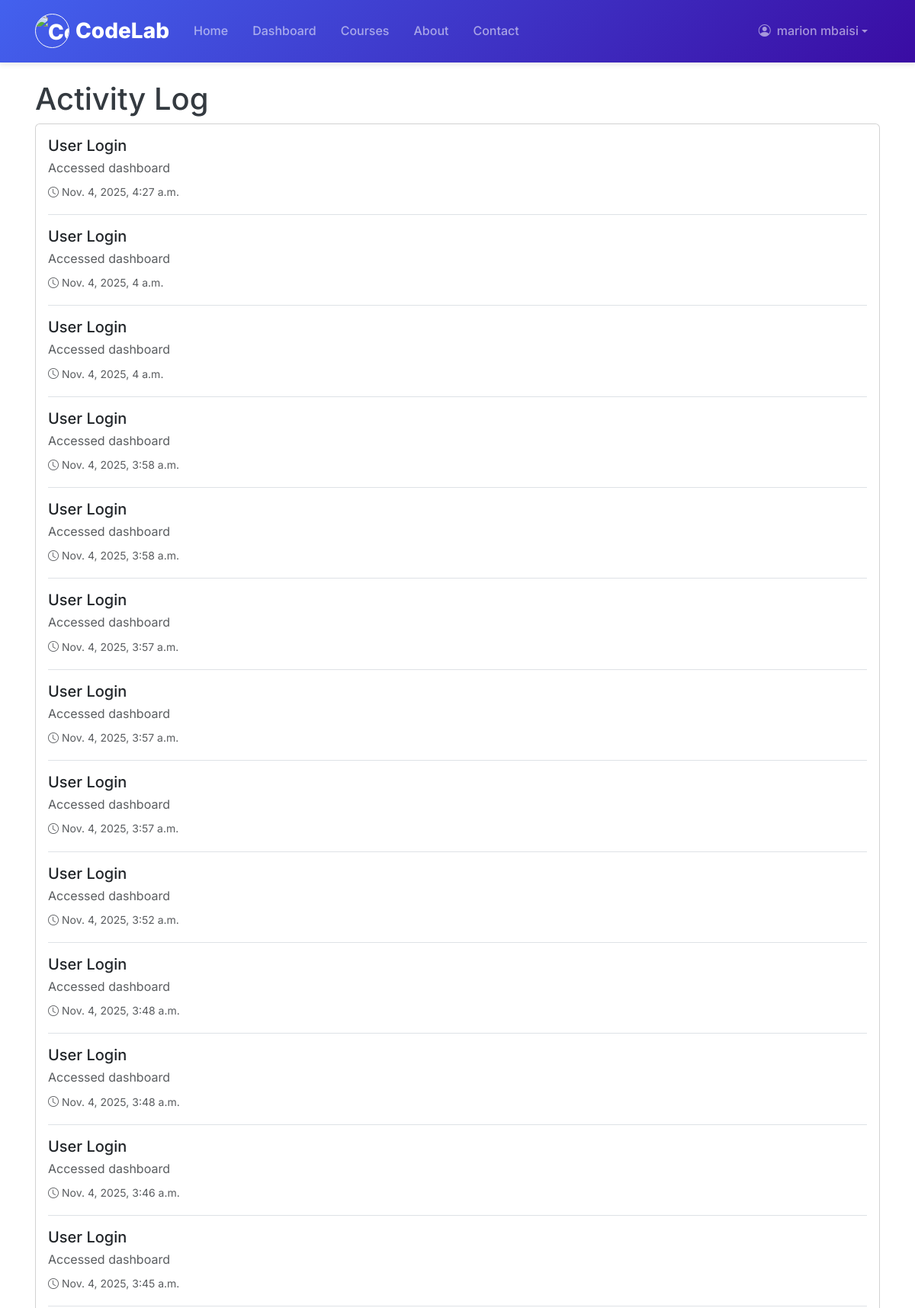
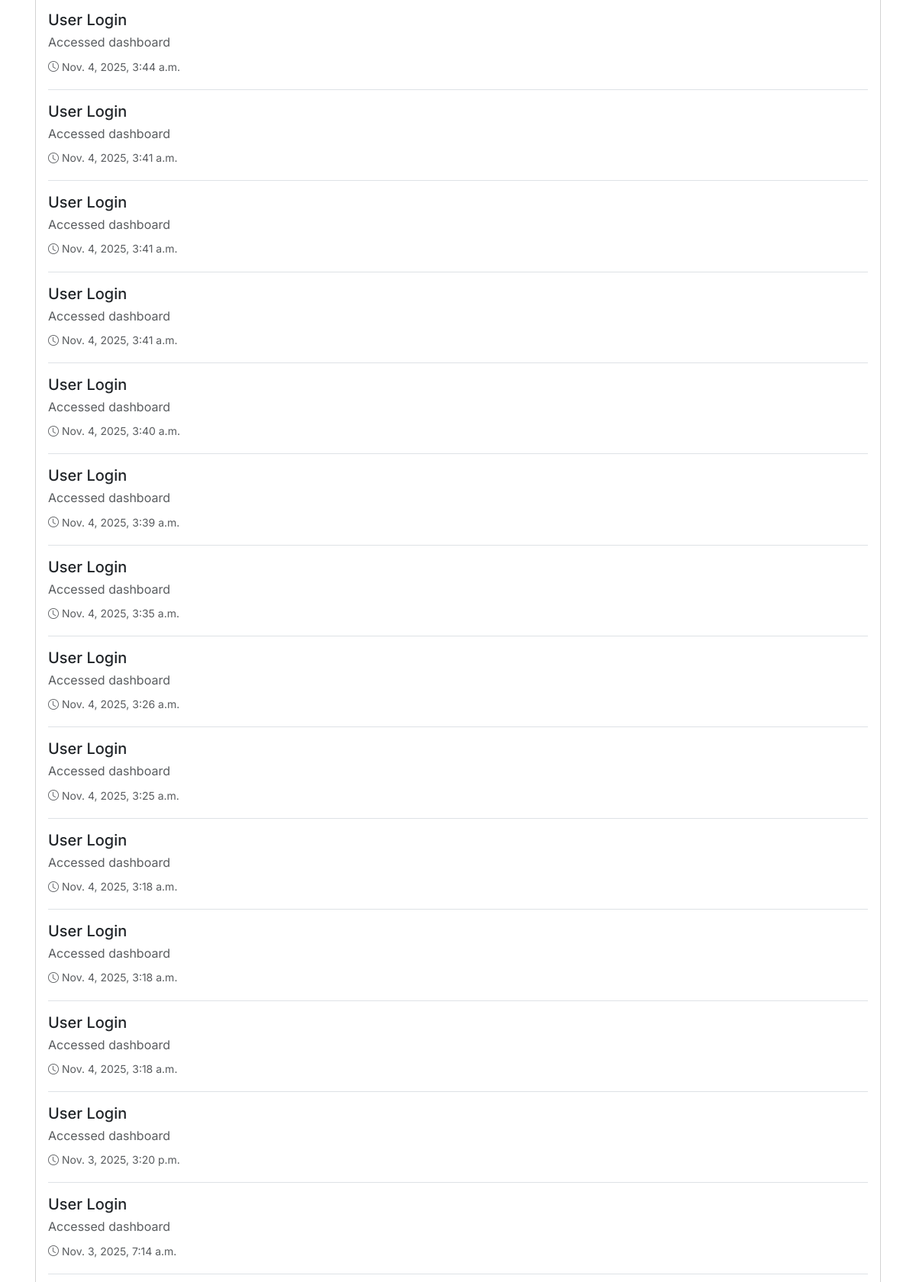
/users/activity-log/ (signed in, upper part), run on the app's committed database (2 pictures, top to bottom).
### users/models.py (models this page shows, shortened)
class UserActivity(models.Model):
    ACTION_CHOICES = [
        ('login', 'User Login'),
        ('logout', 'User Logout'),
        ('profile_update', 'Profile Updated'),
        ('password_change', 'Password Changed'),
        ('course_enroll', 'Course Enrolled'),
        ('course_complete', 'Course Completed'),
        ('certificate_download', 'Certificate Downloaded'),
    ]
    user = models.ForeignKey(User, on_delete=models.CASCADE)
    timestamp = models.DateTimeField(auto_now_add=True)
    action = models.CharField(max_length=50, choices=ACTION_CHOICES)
    details = models.TextField(blank=True)
    ip_address = models.GenericIPAddressField(null=True, blank=True)
    class Meta:
        verbose_name_plural = "User Activities"
        ordering = ['-timestamp']

### users/views.py (the view)
# urls.py: path('activity-log/', views.activity_log, name='activity_log'),
@login_required
def activity_log(request):
    activities = UserActivity.objects.filter(user=request.user).order_by('-timestamp')
    return render(request, 'users/activity_log.html', {'activities': activities})

### templates/users/activity_log.html (shortened to what this page needs)
{% extends 'base.html' %}
{% block content %}
<div class="container mt-4">
    <div class="row">
        <div class="col-12">
            <h1>Activity Log</h1>
            <div class="card">
                <div class="card-body">
                    {% if activities %}
                        {% for activity in activities %}
                        <div class="border-bottom pb-3 mb-3">
                            <div class="d-flex justify-content-between align-items-start">
                                <div>
                                    <h5 class="mb-1">{{ activity.get_action_display }}</h5>
                                    <p class="text-muted mb-1">{{ activity.details }}</p>
                                    <small class="text-muted">
                                        <i class="bi bi-clock me-1"></i>{{ activity.timestamp }}
                                    </small>
                                </div>
                            </div>
                        </div>
                        {% endfor %}
                    {% else %}
                        <p class="text-muted">No activity found.</p>
                    {% endif %}
                </div>
            </div>
        </div>
    </div>
</div>
{% endblock %}

### templates/base.html (shortened to what this page needs)
{% load static %}
<!DOCTYPE html>
<html lang="en">
<head>
    <link href="https://cdn.jsdelivr.net/npm/bootstrap@5.3.2/dist/css/bootstrap.min.css" rel="stylesheet">
    <link rel="stylesheet" href="https://cdn.jsdelivr.net/npm/bootstrap-icons@1.11.1/font/bootstrap-icons.css">
</head>
<body>
    <nav class="navbar navbar-expand-lg navbar-dark sticky-top">
        <div class="container">
            <a class="navbar-brand" href="{% url 'pages:home' %}">
                <img src="{% static 'images/logo.png' %}" alt="CodeLab Logo" class="rounded-circle border border-light">
                <span>CodeLab</span>
            </a>
            <div class="collapse navbar-collapse" id="navbarNav">
                <ul class="navbar-nav me-auto">
                    {% if user.is_authenticated and not user.instructor %}
                    <li class="nav-item">
                        <a class="nav-link {% if request.resolver_match.url_name == 'home' %}active{% endif %}"
                           href="{% url 'pages:home' %}">Home</a>
                    </li>
                    <li class="nav-item">
                        <a class="nav-link {% if 'dashboard' in request.resolver_match.url_name %}active{% endif %}"
                           href="{% url 'users:dashboard' %}">Dashboard</a>
                    </li>
                    <li class="nav-item">
                        <a class="nav-link {% if 'course' in request.resolver_match.url_name %}active{% endif %}"
                           href="{% url 'courses:course_list' %}">Courses</a>
                    </li>
                    <li class="nav-item">
                        <a class="nav-link {% if request.resolver_match.url_name == 'about' %}active{% endif %}"
                           href="{% url 'pages:about' %}">About</a>
                    </li>
                    <li class="nav-item">
                        <a class="nav-link {% if request.resolver_match.url_name == 'contact' %}active{% endif %}"
                           href="{% url 'pages:contact' %}">Contact</a>
                    </li>
                    {% endif %}
                </ul>
                <ul class="navbar-nav">
                    {% if user.is_authenticated %}
                    <li class="nav-item dropdown">
                        <a class="nav-link dropdown-toggle d-flex align-items-center" href="#" role="button" data-bs-toggle="dropdown">
                            <i class="bi bi-person-circle me-2"></i>
                            <span class="d-none d-sm-inline">{{ user.get_full_name|default:user.username }}</span>
                        </a>
                    </li>
                    {% endif %}
                </ul>
            </div>
        </div>
    </nav>
    <main>
        {% block content %}{% endblock %}
    </main>
</body>
</html>

### templates/base.html (style rules this page uses)
:root { --primary-color: #4361ee; --primary-dark: #3a0ca3; --secondary-color: #7209b7; --accent-color: #4cc9f0; --success-color: #4bb543; --warning-color: #f8961e; --danger-color: #e63946; --dark-color: #1d3557; --light-color: #f8f9fa; --gray-100: #f8f9fa; --gray-200: #e9ecef; --gray-300: #dee2e6; --gray-600: #6c757d; --gray-800: #343a40; --shadow-sm: 0 2px 4px rgba(0,0,0,0.05); --shadow-md: 0 4px 6px rgba(0,0,0,0.07); --shadow-lg: 0 10px 15px rgba(0,0,0,0.1); --gradient-primary: linear-gradient(135deg, var(--primary-color) 0%, var(--primary-dark) 100%); --gradient-secondary: linear-gradient(135deg, var(--secondary-color) 0%, #560bad 100%); }
* { margin: 0; padding: 0; box-sizing: border-box; }
html { font-size: 16px; scroll-behavior: smooth; }
body { font-family: 'Inter', sans-serif; line-height: 1.7; color: var(--gray-800); background-color: #ffffff; min-height: 100vh; display: flex; flex-direction: column; overflow-x: hidden; }
main { flex: 1; width: 100%; }
.navbar { background: var(--gradient-primary) !important; box-shadow: var(--shadow-md); padding: 0.75rem 0; transition: all 0.3s ease; }
.navbar-brand { font-weight: 800; font-size: clamp(1.25rem, 4vw, 1.75rem); display: flex; align-items: center; gap: 0.5rem; }
.navbar-brand img { transition: transform 0.3s ease; width: clamp(35px, 8vw, 45px); height: clamp(35px, 8vw, 45px); }
.nav-link { font-weight: 500; padding: 0.75rem 1rem !important; border-radius: 0.5rem; transition: all 0.3s ease; position: relative; font-size: clamp(0.9rem, 2vw, 1rem); }
@media (min-width: 320px) { .container { padding-left: 1rem; padding-right: 1rem; } }
@media (min-width: 320px) { .navbar-collapse { background: var(--gradient-primary); border-radius: 0.5rem; margin-top: 0.5rem; padding: 1rem; } }
@media (min-width: 576px) { .container { max-width: 540px; } }
@media (min-width: 768px) { .container { max-width: 720px; } }
@media (min-width: 768px) { .navbar-collapse { background: transparent; margin-top: 0; padding: 0; } }
@media (min-width: 768px) { .nav-link { padding: 0.5rem 1rem !important; } }
@media (min-width: 992px) { .container { max-width: 960px; } }
@media (min-width: 1200px) { .container { max-width: 1140px; } }

### data on the page
UserActivity: action "User Login", details "Accessed dashboard", timestamp "Nov. 4, 2025, 4:27 a.m."
UserActivity: action "User Login", details "Accessed dashboard", timestamp "Nov. 4, 2025, 4 a.m."
UserActivity: action "User Login", details "Accessed dashboard", timestamp "Nov. 4, 2025, 4 a.m."
UserActivity: action "User Login", details "Accessed dashboard", timestamp "Nov. 4, 2025, 3:58 a.m."
UserActivity: action "User Login", details "Accessed dashboard", timestamp "Nov. 4, 2025, 3:58 a.m."
UserActivity: action "User Login", details "Accessed dashboard", timestamp "Nov. 4, 2025, 3:57 a.m."
UserActivity: action "User Login", details "Accessed dashboard", timestamp "Nov. 4, 2025, 3:57 a.m."
UserActivity: action "User Login", details "Accessed dashboard", timestamp "Nov. 4, 2025, 3:57 a.m."
UserActivity: action "User Login", details "Accessed dashboard", timestamp "Nov. 4, 2025, 3:52 a.m."
UserActivity: action "User Login", details "Accessed dashboard", timestamp "Nov. 4, 2025, 3:48 a.m."
UserActivity: action "User Login", details "Accessed dashboard", timestamp "Nov. 4, 2025, 3:48 a.m."
UserActivity: action "User Login", details "Accessed dashboard", timestamp "Nov. 4, 2025, 3:46 a.m."
UserActivity: action "User Login", details "Accessed dashboard", timestamp "Nov. 4, 2025, 3:45 a.m."
UserActivity: action "User Login", details "Accessed dashboard", timestamp "Nov. 4, 2025, 3:44 a.m."
UserActivity: action "User Login", details "Accessed dashboard", timestamp "Nov. 4, 2025, 3:41 a.m."
UserActivity: action "User Login", details "Accessed dashboard", timestamp "Nov. 4, 2025, 3:41 a.m."
UserActivity: action "User Login", details "Accessed dashboard", timestamp "Nov. 4, 2025, 3:41 a.m."
UserActivity: action "User Login", details "Accessed dashboard", timestamp "Nov. 4, 2025, 3:40 a.m."
UserActivity: action "User Login", details "Accessed dashboard", timestamp "Nov. 4, 2025, 3:39 a.m."
UserActivity: action "User Login", details "Accessed dashboard", timestamp "Nov. 4, 2025, 3:35 a.m."
UserActivity: action "User Login", details "Accessed dashboard", timestamp "Nov. 4, 2025, 3:26 a.m."
UserActivity: action "User Login", details "Accessed dashboard", timestamp "Nov. 4, 2025, 3:25 a.m."
UserActivity: action "User Login", details "Accessed dashboard", timestamp "Nov. 4, 2025, 3:18 a.m."
UserActivity: action "User Login", details "Accessed dashboard", timestamp "Nov. 4, 2025, 3:18 a.m."
UserActivity: action "User Login", details "Accessed dashboard", timestamp "Nov. 4, 2025, 3:18 a.m."
UserActivity: action "User Login", details "Accessed dashboard", timestamp "Nov. 3, 2025, 3:20 p.m."
UserActivity: action "User Login", details "Accessed dashboard", timestamp "Nov. 3, 2025, 7:14 a.m."

### other printed values
{{ user.get_full_name|default:user.username }} "marion mbaisi"
